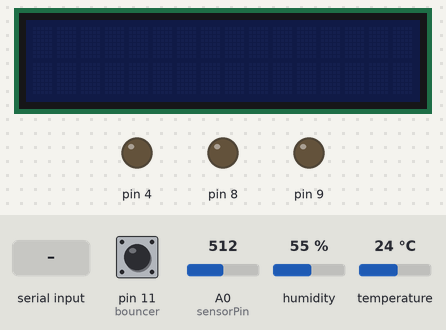
Bench run of a sketch on a simulated Arduino Uno, built with avr-gcc and run on an emulated ATmega328P. On the bench: 16×2 character LCD, output pins drawn as LEDs (lit = HIGH). Inputs (shaded band) come from the test bench; at power-on: pin 11 (bouncer) HIGH, humidity 55 %, A0 (sensorPin) = 512, temperature 24 °C. What the sketch prints to the serial monitor is not drawn.

Above: at 1.2 s.
1.3 s: pin 11 (bouncer) pulled LOW for 0.15 s
At 2.3 s:
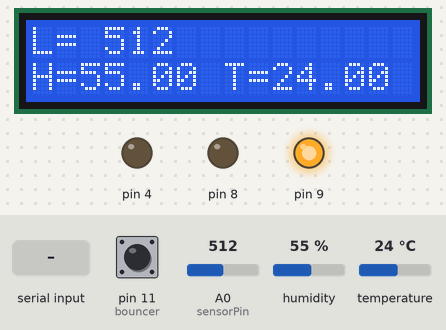
2.9 s: "1" received over Serial
At 5.5 s:
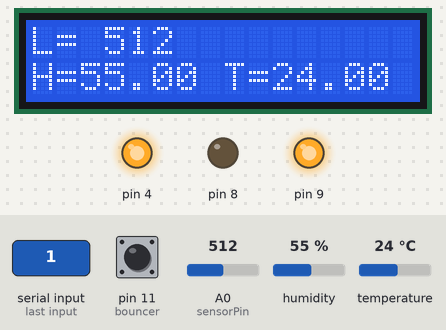
5.8 s: pin 11 (bouncer) pulled LOW for 3.2 s
At 8.0 s:
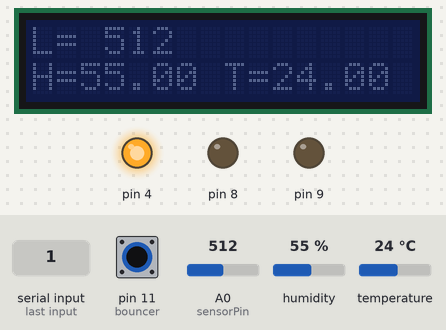
10.5 s: pin 11 (bouncer) pulled LOW for 1 s
At 11.7 s:
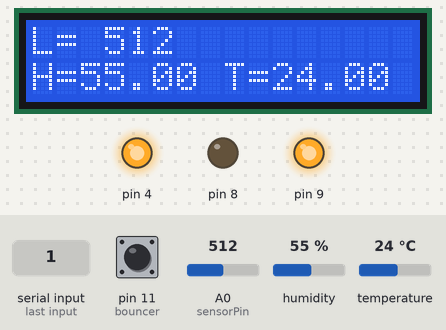
13.0 s: humidity set to 22 %
At 15.7 s:
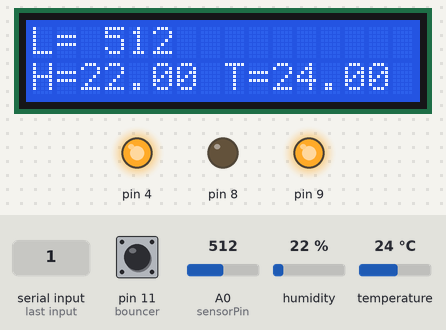
16.0 s: A0 (sensorPin) set to 716
At 17.8 s:
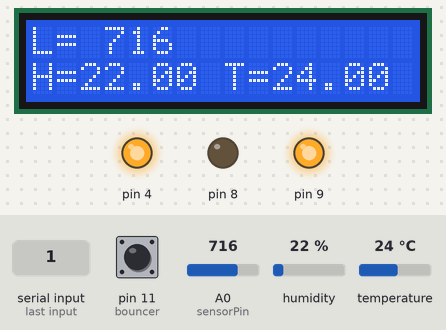
Timing chart, 0 to 19.3 s (numbered marks = the images above; inputs shaded):
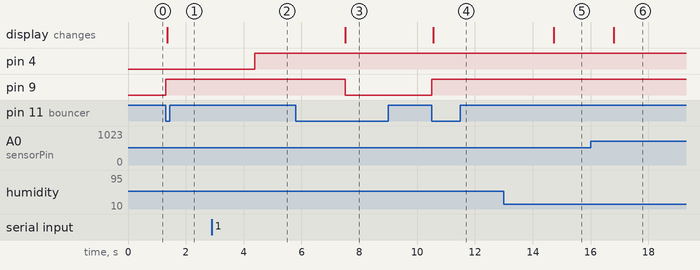

The sketch:

tcp_ardrino.ino
```cpp
#include <Bounce2.h>
#include <Adafruit_Sensor.h>
#include "DHT.h"
#include <Wire.h>
#include <LiquidCrystal_I2C.h>
#define DHT11_PIN 2 //온습도 센서
#define DHTTYPE DHT11

int debounce_time= 10; // 5 ~20ms
boolean ledOn=false;
Bounce bouncer = Bounce();

DHT dht(DHT11_PIN, DHTTYPE);
LiquidCrystal_I2C lcd(0x27, 16, 2);
const int sensorPin= 0; // sensor Pin => A0
int liquid_level;// 수위값 저장

void setup()
{
  pinMode(9, OUTPUT);//초록
  pinMode(8, OUTPUT);//빨강
  bouncer.attach(11, INPUT_PULLUP);//동작버튼
  bouncer.interval(debounce_time);
  pinMode(4, OUTPUT);//가습기 조절

  lcd.begin();
  lcd.noBacklight();

  Serial.begin(9600);
  dht.begin();
}
void loop()
{
  bouncer.update() ;
  if ( bouncer.fell()) // 눌러진 경우 (상승 에지 감지)
  {
    ledOn = !ledOn; // LED값을 Toggle
    if(!ledOn){
      digitalWrite(9,LOW);
      lcd.noBacklight();
    }else{
      lcd.backlight();
      digitalWrite(9,HIGH);
    }
  }

  if(ledOn){
  float humidity = dht.readHumidity(); // 상대 습도 읽기
  float temperature = dht.readTemperature(); // 온도 읽기
  liquid_level = analogRead(sensorPin); // 물수위 읽기

  Serial.print("Liquid=");
  Serial.println(liquid_level);// 물수위 전달
  Serial.print("Temperature=");
  Serial.print(temperature);
  Serial.print(" Humidity=");
  Serial.println(humidity);

  lcd.clear();
  lcd.home();
  //lcd에 정보 출력
  lcd.print("L= ");
  lcd.print(liquid_level);
  lcd.setCursor(0,1);
  lcd.print("H=");
  lcd.print(humidity);
  lcd.print(" T=");
  lcd.print(temperature);
  delay(1000);
  }

  if (Serial.available())//서버에서 값 받아오기
  {
    String value = Serial.readString();

    //가습기 동작하도록 추가해야함
    digitalWrite(4,HIGH);//가습기ON(HIGH를 주면 ON,LOW를 주면 OFF)

  }
}
```

Measured:
- after the input at 1.3 s, pin 9: LOW → HIGH at once; the display: changes after 0.06 s (image 1)
- after the input at 2.9 s, pin 4: LOW → HIGH after 1.5 s
- after the input at 5.8 s, pin 9: HIGH → LOW after 1.7 s; the display: changes after 1.7 s (image 3)
- after the input at 10.5 s, pin 9: LOW → HIGH at once; the display: changes after 0.06 s (image 4)
- after the input at 13.0 s, the display: changes after 1.7 s (image 5)
- after the input at 16.0 s, the display: changes after 0.80 s (image 6)
